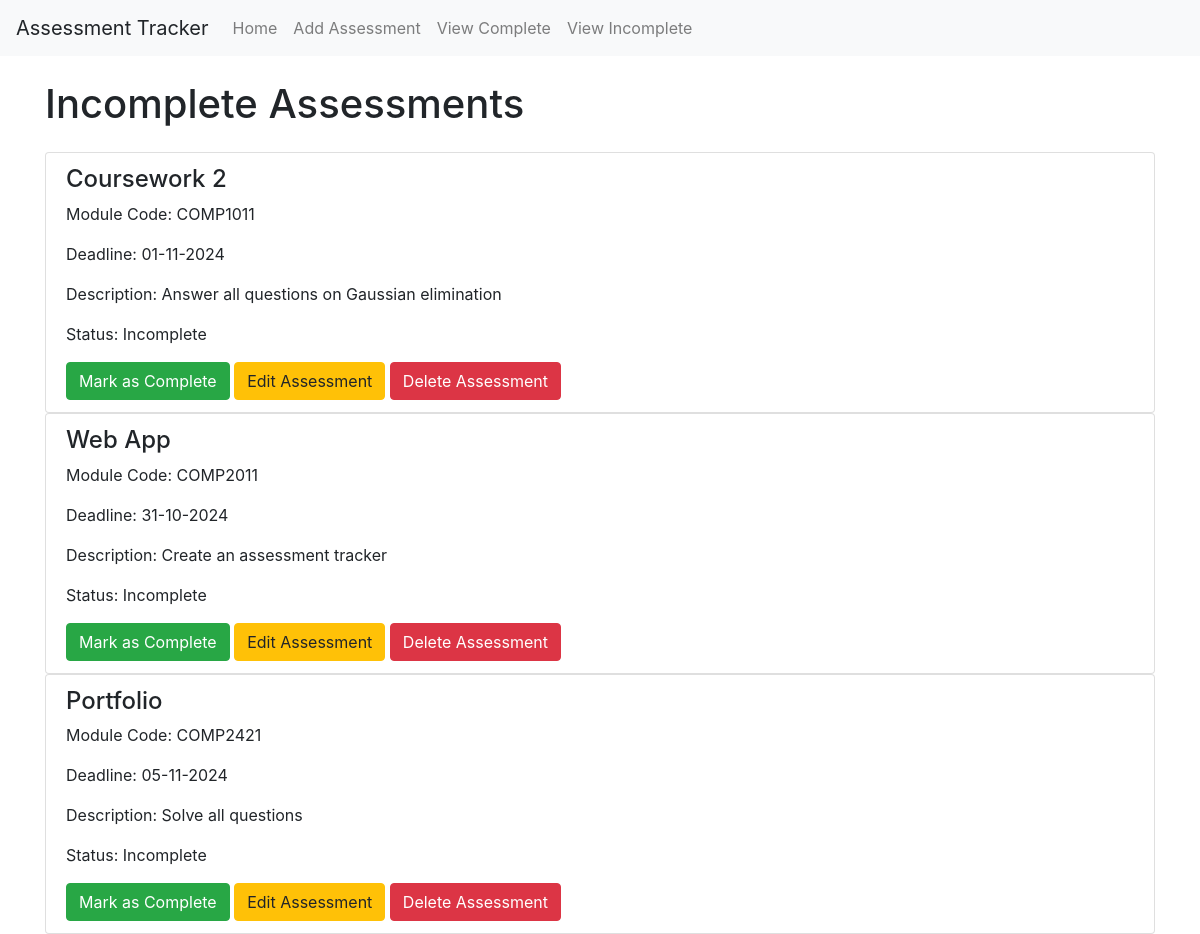
The app's page /view_incomplete with its own data.
### app/models.py (models this page shows)
class Assessment(db.Model):
    id = db.Column(db.Integer, primary_key=True)
    title = db.Column(db.String(100), nullable=False)
    module_code = db.Column(db.String(100), nullable=False)
    deadline = db.Column(db.DateTime, nullable=False)
    description = db.Column(db.Text, nullable=False)
    completed = db.Column(db.Boolean, default=False)

### app/views.py (the view)
@app.route('/view_incomplete')
def view_incomplete():
    incomplete_assessments = Assessment.query.filter_by(completed=False).all()
    return render_template('incomplete.html',
                           assessments=incomplete_assessments)

### app/templates/incomplete.html (shortened to what this page needs)
{% extends "base.html" %}
{% block content %}
<h1 class="my-4">Incomplete Assessments</h1>
{% if assessments %}
    {% for assessment in assessments %}
        <ul class="list-group">
            <li class="list-group-item">
                <h4>{{ assessment.title }}</h4>
                <p>Module Code: {{ assessment.module_code }}</p>
                <p>Deadline: {{ assessment.deadline.strftime('%d-%m-%Y') }}</p>
                <p>Description: {{ assessment.description }}</p>
                <p>Status: Incomplete</p>
                <a href="{{ url_for('complete_button', id=assessment.id) }}" class="btn btn-success">Mark as Complete</a>
                <a href="{{ url_for('edit_assessment', id=assessment.id) }}" class="btn btn-warning">Edit Assessment</a>
                <a href="{{ url_for('delete_assessment', id=assessment.id) }}" class="btn btn-danger">Delete Assessment</a>
            </li>
        </ul>
    {% endfor %}
{% else %}
    <p>No incomplete assessments found!</p>
{% endif %}
{% endblock %}

### records on screen
Assessment: title "Coursework 2", module_code "COMP1011", deadline "01-11-2024", description "Answer all questions on Gaussian elimination"
Assessment: title "Web App", module_code "COMP2011", deadline "31-10-2024", description "Create an assessment tracker"
Assessment: title "Portfolio", module_code "COMP2421", deadline "05-11-2024", description "Solve all questions"
